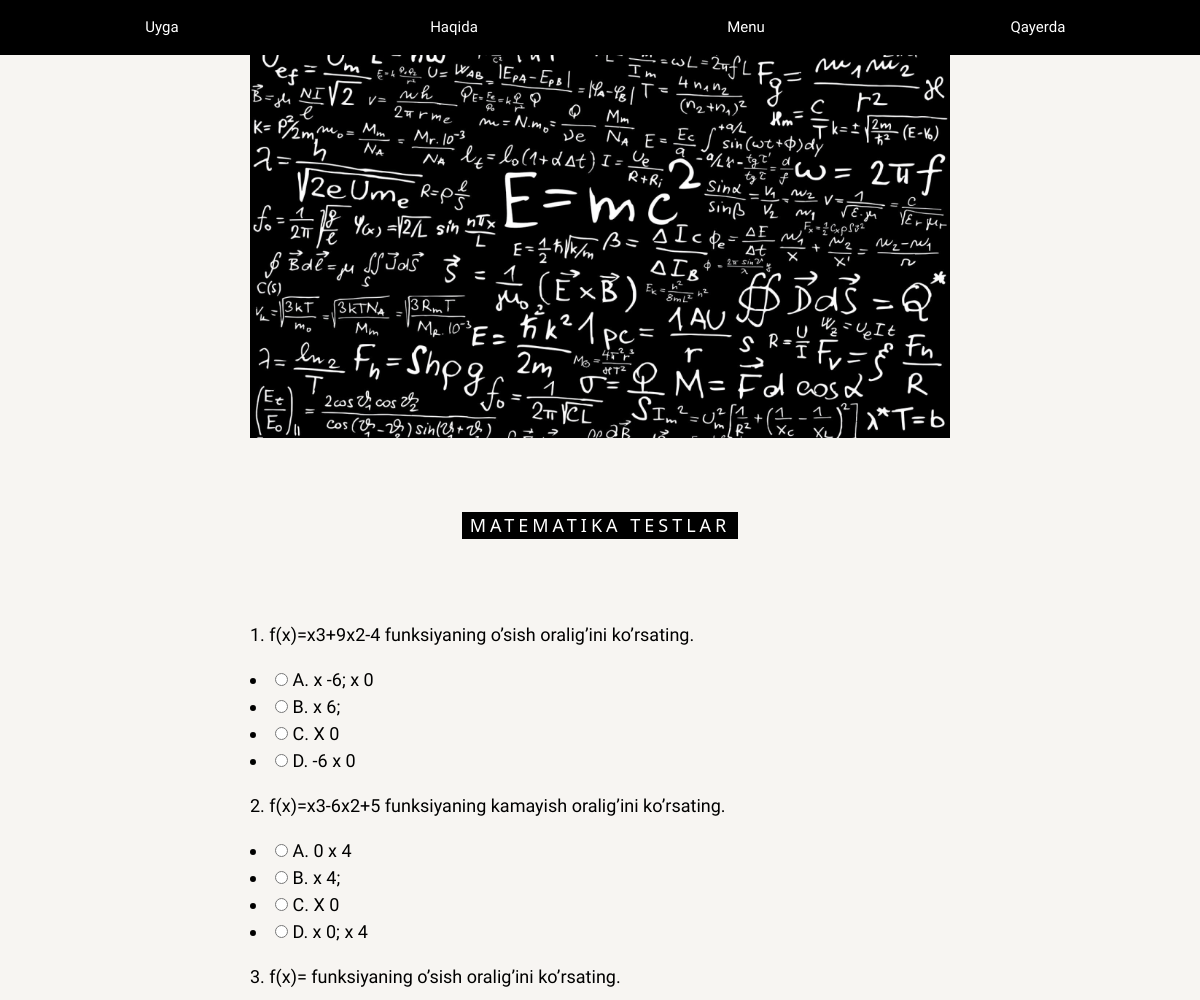
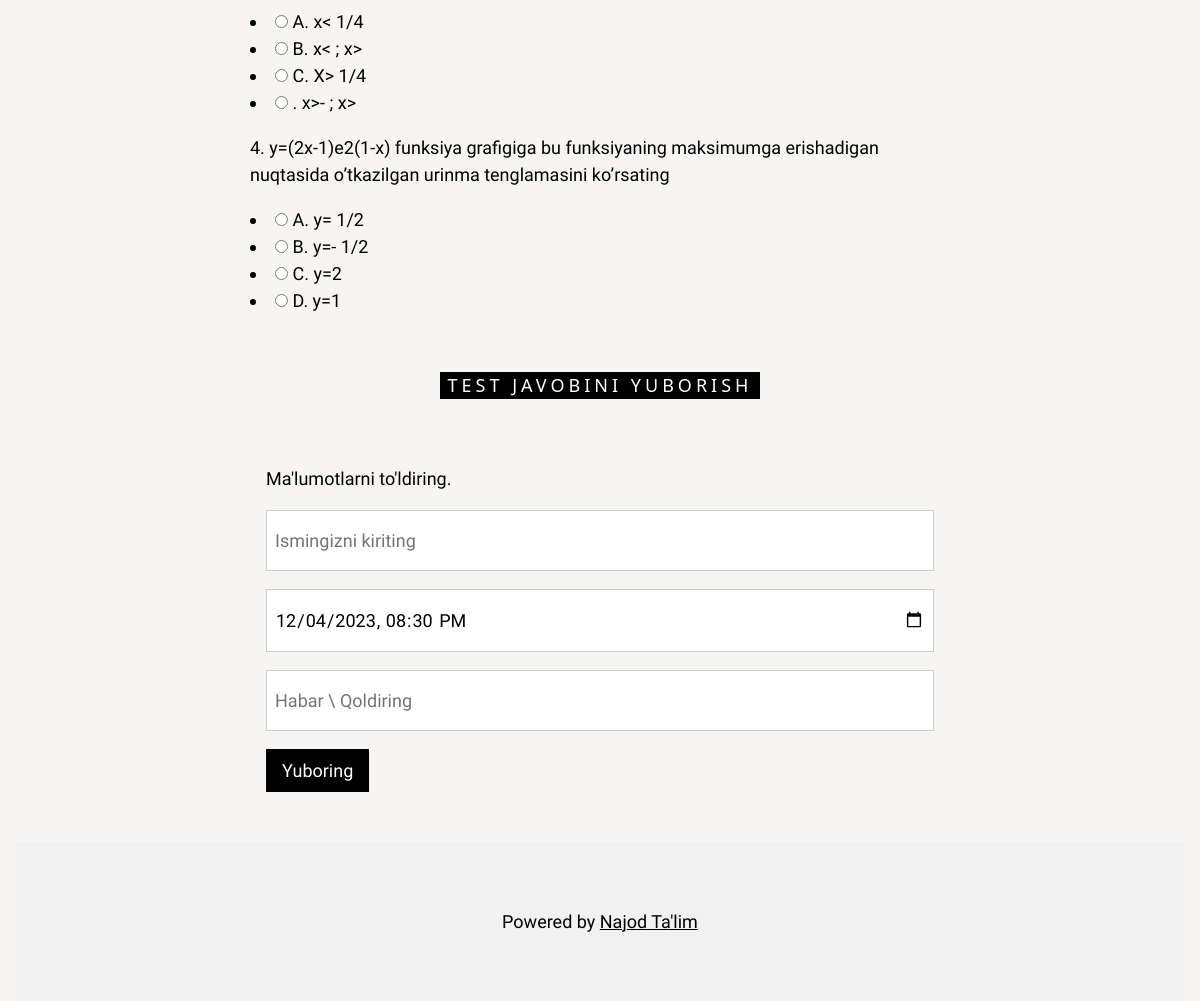
The page / on the database its author committed (2 pictures, top to bottom).
### testapp/models.py (models this page shows, shortened)
class Test(models.Model):
    savol = models.CharField(max_length=500,null=False,blank=False)
    variantA = models.CharField(max_length=250,null=False)
    variantB = models.CharField(max_length=250,null=False)
    variantC = models.CharField(max_length=250,null=False)
    variantD = models.CharField(max_length=250,null=False)

### testapp/views.py (the view)
# urls.py: path('',main,name='main'),
def main(request):
    testlar = Test.objects.all()
    return render(request=request, template_name='test.html',context={'testlar':testlar})

### testapp/templates/test.html (shortened to what this page needs)
<!DOCTYPE html>
{% load static %}
<html>
<head>
<link rel="stylesheet" href="{% static '/css/css.css' %}">
</head>
<body>
<div class="w3-top">
  <div class="w3-row w3-padding w3-black">
    <div class="w3-col s3">
      <a href="#" class="w3-button w3-block w3-black">Uyga</a>
    </div>
    <div class="w3-col s3">
      <a href="#about" class="w3-button w3-block w3-black">Haqida</a>
    </div>
    <div class="w3-col s3">
      <a href="#menu" class="w3-button w3-block w3-black">Menu</a>
    </div>
    <div class="w3-col s3">
      <a href="#where" class="w3-button w3-block w3-black">Qayerda</a>
    </div>
  </div>
</div>
<div class="w3-sand w3-grayscale w3-large">
<div class="w3-container" id="about">
  <div class="w3-content" style="max-width:700px">
    <img src="{% static '/images/matic2.jpg' %}" class="w3-image" style="width:500%">
    <h5 class="w3-center w3-padding-64"><span class="w3-tag w3-wide">MATEMATIKA TESTLAR</span></h5>
    {% for variant in testlar %}
    <p class="answer_title">{{variant.savol}}</p>
    <li><label><input type="radio" value="A" name="neg0" /> {{variant.variantA}}</label></li>
    <li><label><input type="radio" value="A" name="neg0" /> {{variant.variantB}}</label></li>
    <li><label><input type="radio" value="A" name="neg0" /> {{variant.variantC}}</label></li>
    <li><label><input type="radio" value="A" name="neg0" /> {{variant.variantD}}</label></li>
    {% endfor %}
<div class="w3-container" id="where" style="padding-bottom:32px;">
  <div class="w3-content" style="max-width:700px">
    <h5 class="w3-center w3-padding-48"><span class="w3-tag w3-wide">TEST JAVOBINI YUBORISH</span></h5>
    <p>Ma'lumotlarni to'ldiring.</p>
    <form action="/action_page.php" target="_blank">
      <p><input class="w3-input w3-padding-16 w3-border" type="text" placeholder="Ismingizni kiriting" required name="Ismingizni kiriting"></p>
      <p><input class="w3-input w3-padding-16 w3-border" type="datetime-local" placeholder="Date and time" required name="date" value="2023-12-04T20:30"></p>
      <p><input class="w3-input w3-padding-16 w3-border" type="text" placeholder="Habar \ Qoldiring" required name="Message"></p>
      <p><button class="w3-button w3-black" type="submit">Yuboring</button></p>
    </form>
  </div>
</div>
</div>
<footer class="w3-center w3-light-grey w3-padding-48 w3-large">
  <p>Powered by <a href=https://najottalim.uz/ title="Najod Ta'lim" target="_blank" class="w3-hover-text-green">Najod Ta'lim</a></p>
</footer>
</body>
</html>

### testapp/static/css/css.css (style rules this page uses)
html { box-sizing:border-box }
*,*:before,*:after { box-sizing:inherit }
html { -ms-text-size-adjust:100%;-webkit-text-size-adjust:100% }
body { margin:0 }
article,aside,details,figcaption,figure,footer,header,main,menu,nav,section { display:block }
a { background-color:transparent }
img { border-style:none }
button,input,select,textarea,optgroup { font:inherit;margin:0 }
button,input { overflow:visible }
button,select { text-transform:none }
button,[type=button],[type=reset],[type=submit] { -webkit-appearance:button }
[type=checkbox],[type=radio] { padding:0 }
html,body { font-family:Verdana,sans-serif;font-size:15px;line-height:1.5 }
html { overflow-x:hidden }
h5 { font-size:18px }
h1,h2,h3,h4,h5,h6 { font-family:"Segoe UI",Arial,sans-serif;font-weight:400;margin:10px 0 }
.w3-wide { letter-spacing:4px }
.w3-image { max-width:100%;height:auto }
img { vertical-align:middle }
a { color:inherit }
.w3-btn,.w3-button { border:none;display:inline-block;padding:8px 16px;vertical-align:middle;overflow:hidden;text-decoration:none;color:inherit;background-color:inherit;text-align:center;cursor:pointer;white-space:nowrap }
.w3-btn,.w3-button { -webkit-touch-callout:none;-webkit-user-select:none;-khtml-user-select:none;-moz-user-select:none;-ms-user-select:none;user-select:none }
.w3-badge,.w3-tag { background-color:#000;color:#fff;display:inline-block;padding-left:8px;padding-right:8px;text-align:center }
.w3-input { padding:8px;display:block;border:none;border-bottom:1px solid #ccc;width:100% }
.w3-block { display:block;width:100% }
.w3-container:after,.w3-container:before,.w3-panel:after,.w3-panel:before,.w3-row:after,.w3-row:before,.w3-row-padding:after,.w3-row-padding:before, .w3-cell-row:before,.w3-cell-row:after,.w3-clear:after,.w3-clear:before,.w3-bar:before,.w3-bar:after { content:"";display:table;clear:both }
.w3-col,.w3-half,.w3-third,.w3-twothird,.w3-threequarter,.w3-quarter { float:left;width:100% }
.w3-col.s3 { width:24.99999% }
.w3-content,.w3-auto { margin-left:auto;margin-right:auto }
.w3-content { max-width:980px }
.w3-top,.w3-bottom { position:fixed;width:100%;z-index:1 }
.w3-top { top:0 }
.w3-container,.w3-panel { padding:0.01em 16px }
.w3-greyscale,.w3-grayscale { filter:grayscale(75%) }
.w3-large { font-size:18px!important }
.w3-center { text-align:center!important }
.w3-border { border:1px solid #ccc!important }
.w3-padding { padding:8px 16px!important }
.w3-padding-16 { padding-top:16px!important;padding-bottom:16px!important }
.w3-padding-48 { padding-top:48px!important;padding-bottom:48px!important }
.w3-padding-64 { padding-top:64px!important;padding-bottom:64px!important }
.w3-sand,.w3-hover-sand:hover { color:#000!important;background-color:#fdf5e6!important }
.w3-black,.w3-hover-black:hover { color:#fff!important;background-color:#000!important }
.w3-light-grey,.w3-hover-light-grey:hover,.w3-light-gray,.w3-hover-light-gray:hover { color:#000!important;background-color:#f1f1f1!important }

### testapp/templates/test.html (style rules this page uses)
body, html { height: 100%; font-family: "Inconsolata", sans-serif; }

### rows shown on the page
Test: savol "1. f(x)=x3+9x2-4 funksiyaning o’sish oralig’ini ko’rsating.", variantA "A. x -6; x 0", variantB "B. x 6;", variantC "C. X 0", variantD "D. -6 x 0"
Test: savol "2. f(x)=x3-6x2+5 funksiyaning kamayish oralig’ini ko’rsating.", variantA "A. 0 x 4", variantB "B. x 4;", variantC "C. X 0", variantD "D. x 0; x 4"
Test: savol "3. f(x)= funksiyaning o’sish oralig’ini ko’rsating.", variantA "A. x< 1/4", variantB "B. x< ; x>", variantC "C. X> 1/4", variantD ". x>- ; x>"
Test: savol "4. y=(2x-1)e2(1-x) funksiya grafigiga bu funksiyaning maksimumga erishadigan nuqtasida o’tkazilgan urinma tenglamasini ko’rsating", variantA "A. y= 1/2", variantB "B. y=- 1/2", variantC "C. y=2", variantD "D. y=1"
